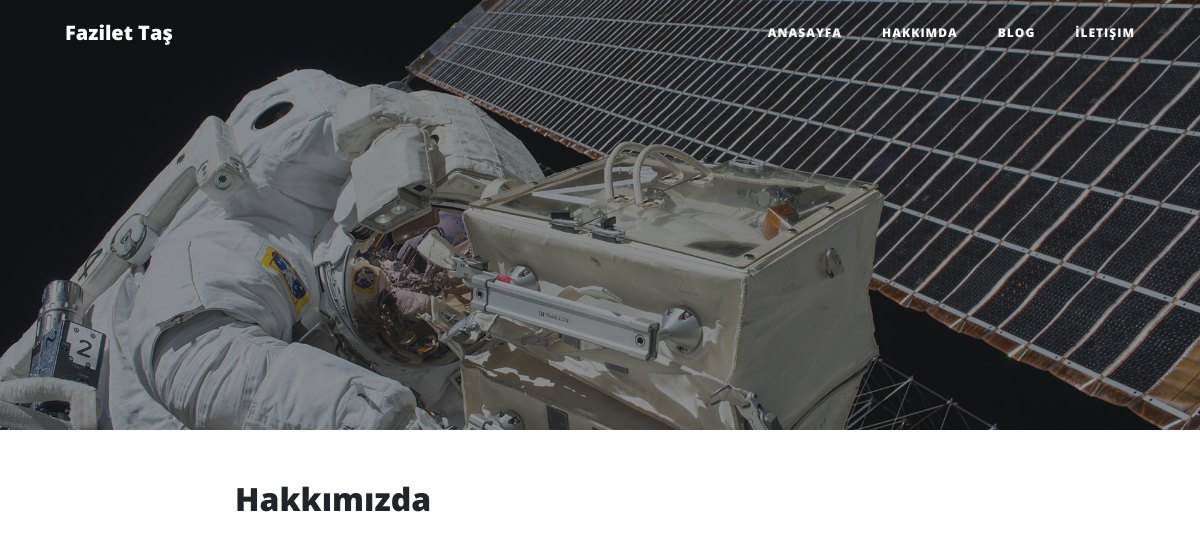
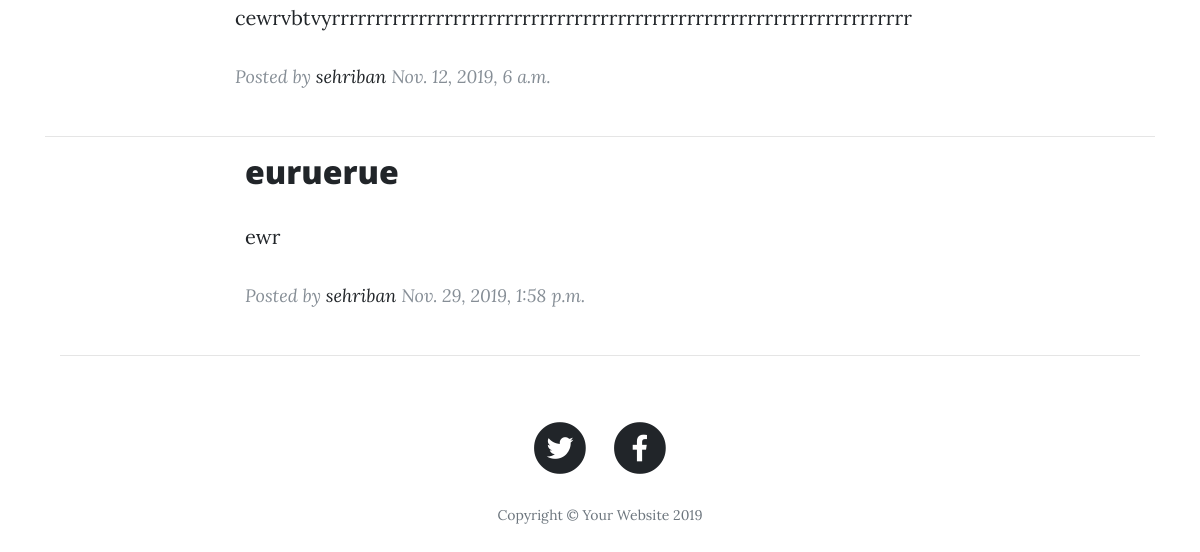
Before: /page/blog with the older database file (2 pictures, top to bottom).
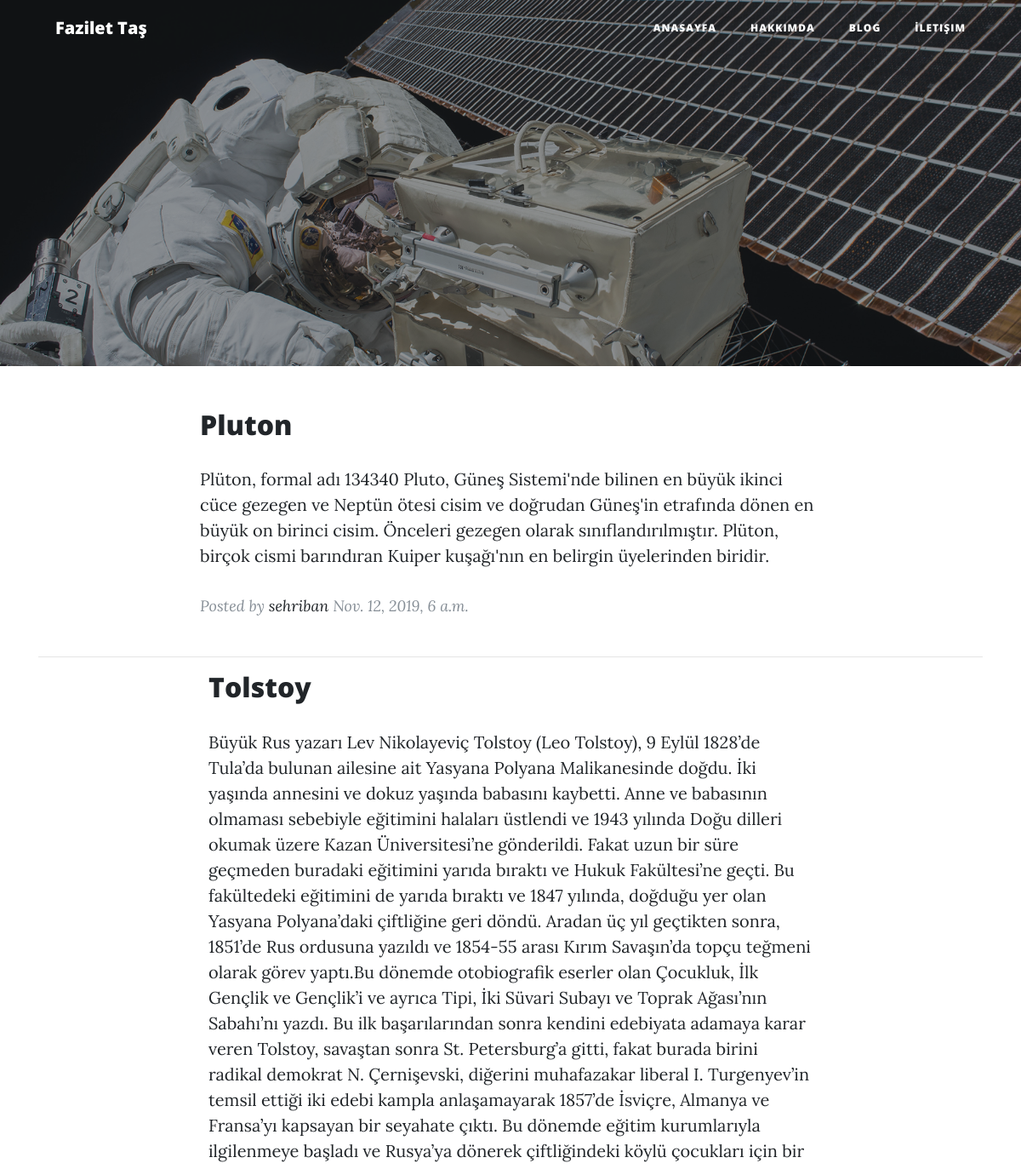
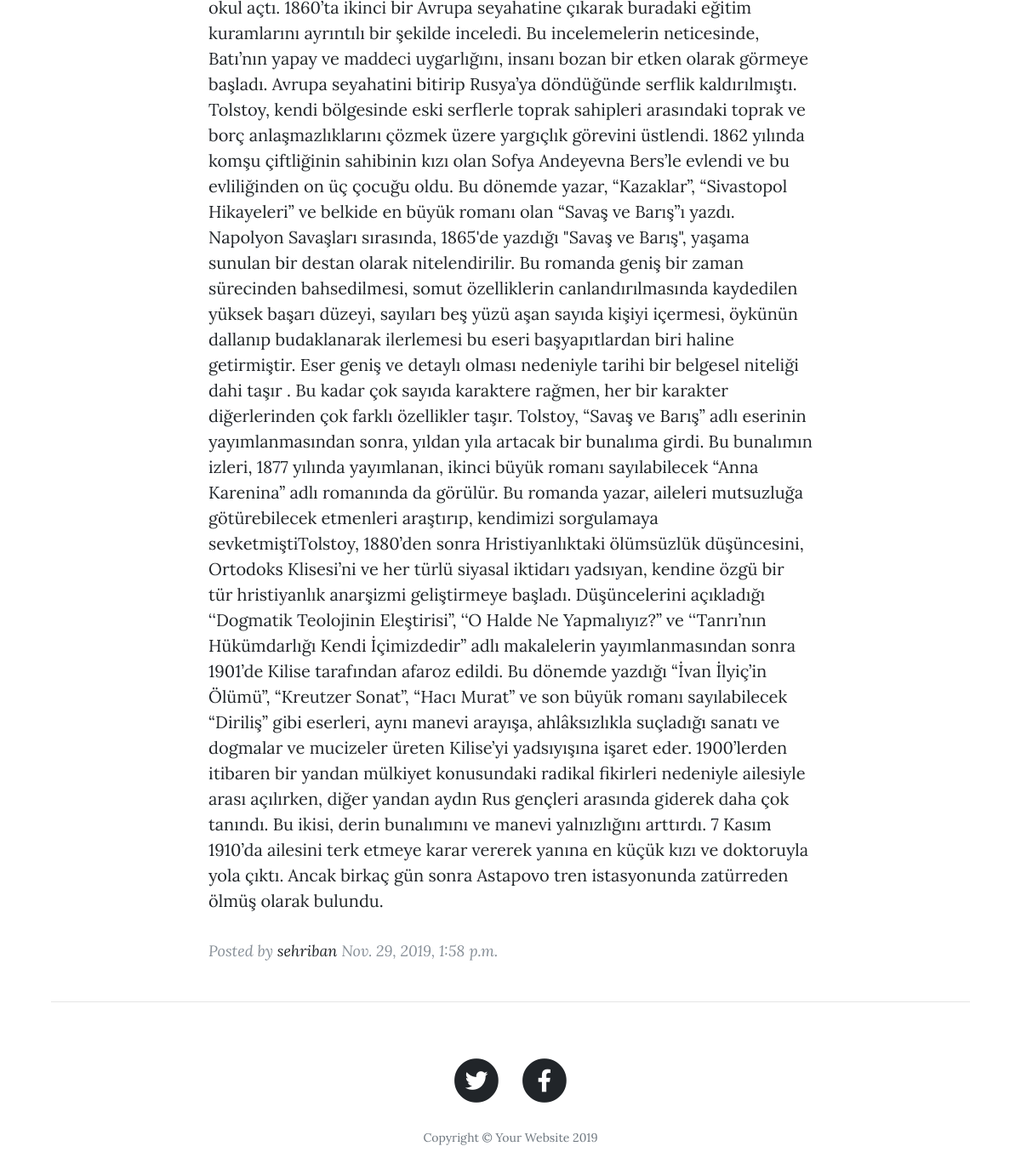
After: the same page with the newer database file (2 pictures, top to bottom).
### pages/models.py (models this page shows, shortened)
class Post(models.Model):
    author = models.ForeignKey('auth.User', on_delete=models.CASCADE)
    title = models.CharField(max_length=200)
    sub_title = models.CharField(max_length=200,default="")
    text = models.TextField()
    created_date = models.DateTimeField(
            default=timezone.now)
    published_date = models.DateTimeField(
            blank=True, null=True)
    upload = models.ImageField(upload_to='uploads/',blank=True)

### pages/views.py (the view)
# urls.py: path("page/blog",blog_func),
def blog_func(request):
    posts = Post.objects.all().order_by('published_date')
    paginator = Paginator(posts,2)
    page = request.GET.get('page')
    posts = paginator.get_page(page)
    return render(request,"page/blog.html",{'posts':posts})

### template/page/blog.html (shortened to what this page needs)
{% extends 'base/core.html' %}
{% block content %}
<header class="masthead" style="background-image: url('/static/img/post-bg.jpg')">
    <div class="overlay"></div>
    <div class="container">
      <div class="row">
        <div class="col-lg-8 col-md-10 mx-auto">
          <div class="post-heading">
          </div>
        </div>
      </div>
    </div>
  </header>
  <article>
 {% for post in posts %}
  <div class="container">
    <div class="row">
      <div class="col-lg-8 col-md-10 mx-auto">
        <div class="post-preview">
            <h2 class="post-title">
               {{ post.title }}
            </h2>
            <p class="post-subtitle">
                {{ post.text }}
            </p>
          <p class="post-meta">Posted by
            <a href="/page/about">{{ post.author }}</a>
            {{ post.published_date}}</p>
        </div>
 </div>
</div>
    <hr>
{% endfor %}
  </div>
  </article>
{% endblock %}

Changed rows visible on the page:
changed Post: title "Hakkımızda" → "Pluton"; text "cewrvbtvyrrrrrrrrrrrrrrrrrrrrrrrrrrrrrrrrrrrrrrrrrrrrrrrrrrrrrrrrrrrrrrrrrrr" → "Plüton, formal adı 134340 Pluto, Güneş Sistemi'nde bilinen en büyük ikinci cüce gezegen ve Neptün ötesi cisim ve doğrudan Güneş'in etrafında dönen en büyük on birinci cisim. Önceleri gezegen olarak sınıflandırılmıştır. Plüton, birçok cismi barındıran Kuiper kuşağı'nın en belirgin üyelerinden biridir."
changed Post: title "euruerue" → "Tolstoy"; text "ewr" → "Büyük Rus yazarı Lev Nikolayeviç Tolstoy (Leo Tolstoy), 9 Eylül 1828’de Tula’da bulunan ailesine ait Yasyana Polyana Malikanesinde doğdu. İki yaşında annesini ve dokuz yaşında babasını kaybetti. Anne ve babasının olmaması sebebiyle eğitimini halaları üstlendi ve 1943 yılında Doğu dilleri okumak üzere Kazan Üniversitesi’ne gönderildi. Fakat uzun bir süre geçmeden buradaki eğitimini yarıda bıraktı ve Hukuk Fakültesi’ne geçti. Bu fakültedeki eğitimini de yarıda bıraktı ve 1847 yılında, doğduğu yer olan Yasyana Polyana’daki çiftliğine geri döndü. Aradan üç yıl geçtikten sonra, 1851’de Rus ordusuna yazıldı ve 1854-55 arası Kırım Savaşın’da topçu teğmeni olarak görev yaptı.Bu dönemde otobiografik…"
